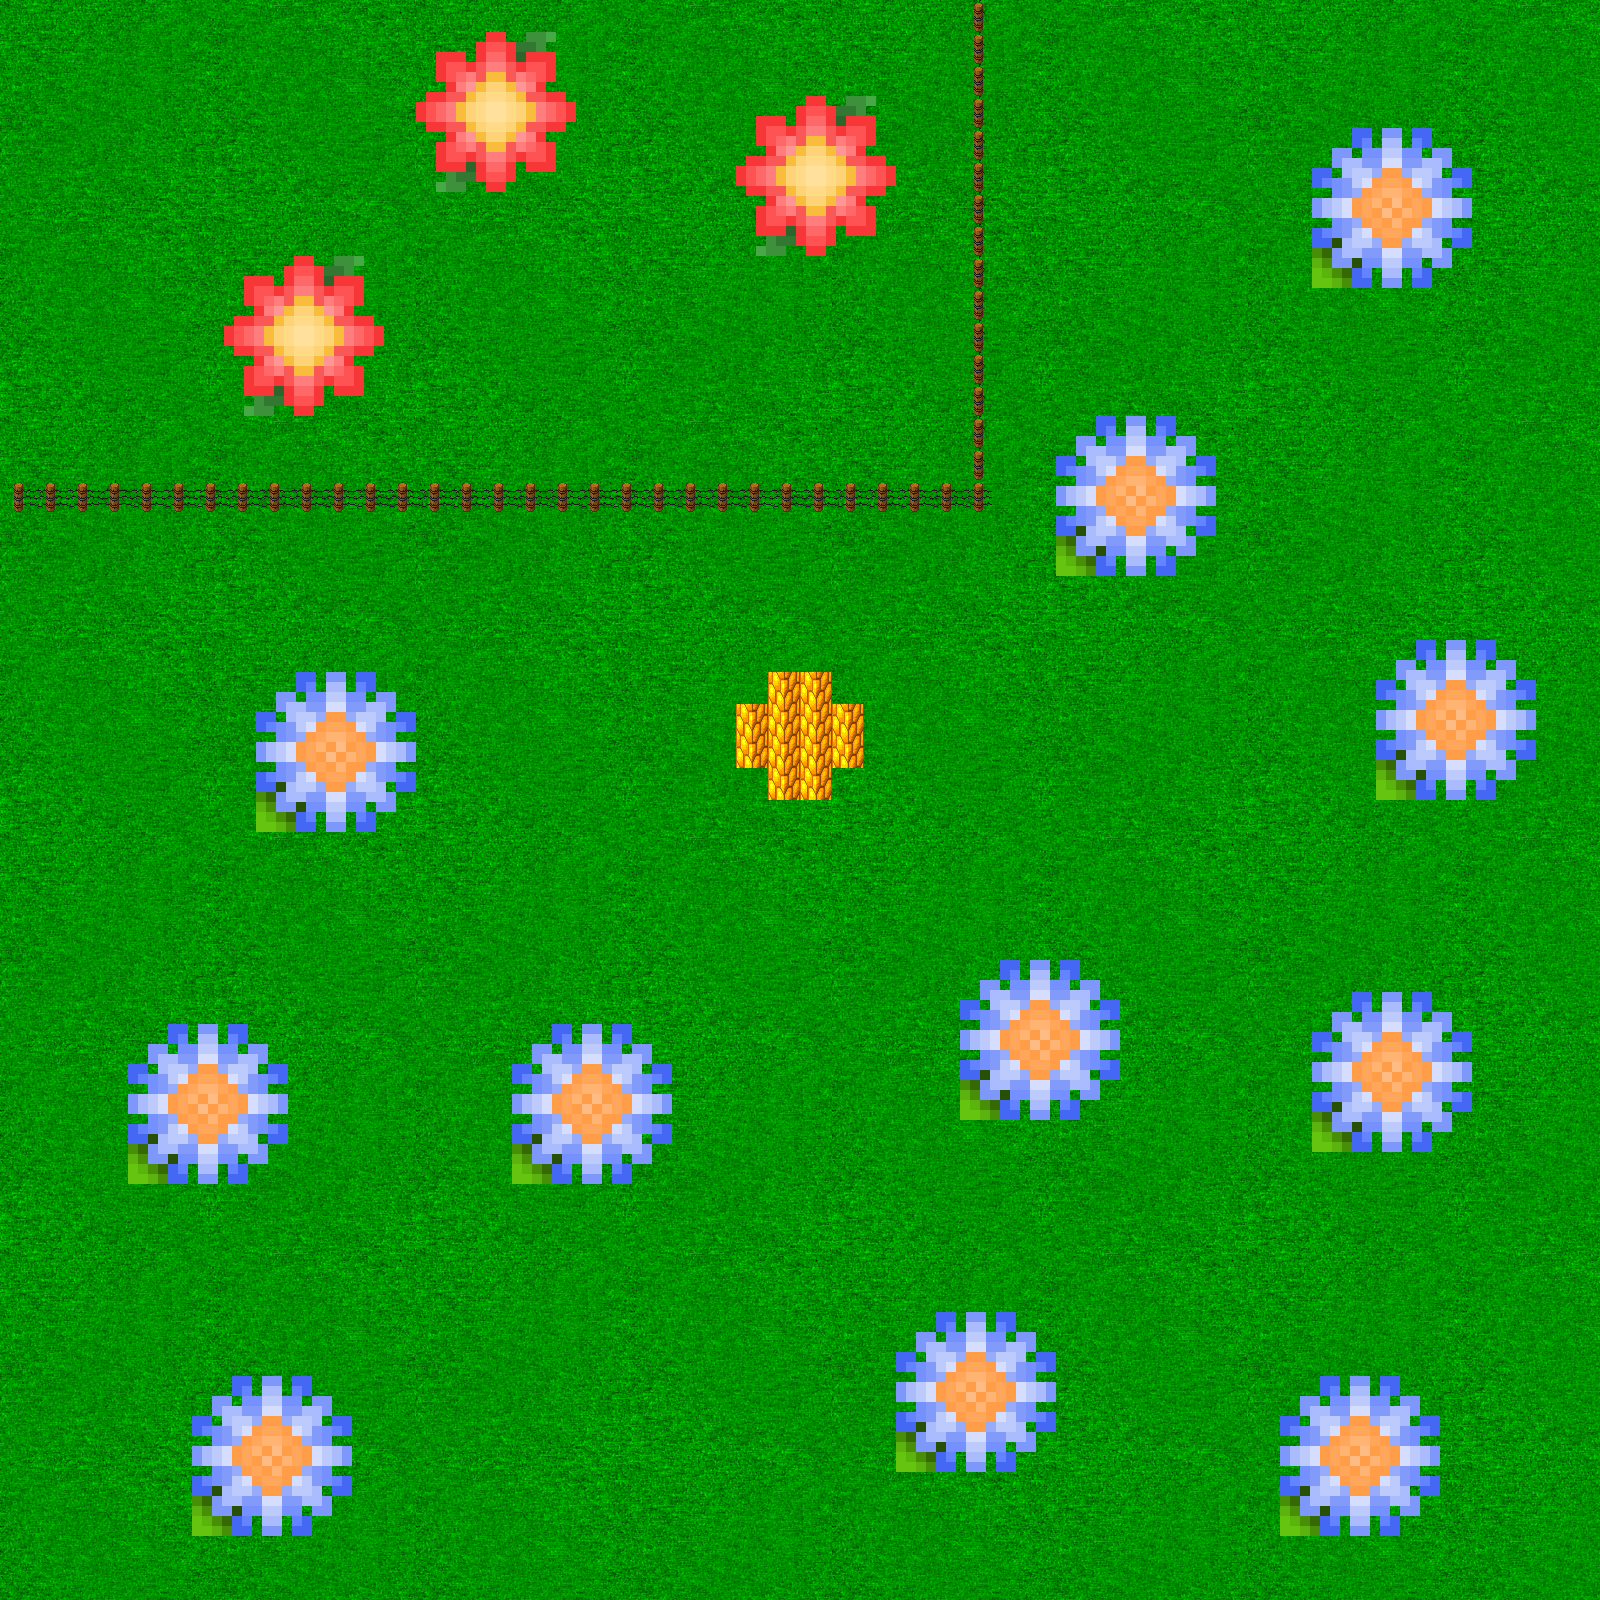

A 2D game scene composited from a Tiled map and its tileset images. What follows is a short description and the map's XML, with each tile layer's data collapsed to a summary:
An orthogonal 50x50 tile map with 32x32 px tiles, 3 tile layers (Tile Layer Back, Tile Layer Obj, Tile Layer Col), 5 tilesets and 16 objects (14x Flower, Hive, fence).

<map version="1.0" tiledversion="1.0.3" orientation="orthogonal" renderorder="right-down" width="50" height="50" tilewidth="32" tileheight="32" nextobjectid="30">
 <tileset firstgid="1" source="grass1.tsx" />
 <tileset firstgid="170" source="honey.tsx" />
 <tileset firstgid="290" source="blue.tsx" />
 <tileset firstgid="315" source="fence.tsx" />
 <tileset firstgid="330" source="red.tsx" />
 <layer name="Tile Layer Back" width="50" height="50">
  <data>[2500 cells, 2500 non-empty, 169 distinct tile ids]</data>
 </layer>
 <layer name="Tile Layer Obj" width="50" height="50">
  <data>[2500 cells, 362 non-empty, 51 distinct tile ids]</data>
 </layer>
 <layer name="Tile Layer Col" width="50" height="50">
  <data>[2500 cells, 46 non-empty, 4 distinct tile ids]</data>
 </layer>
 <objectgroup name="Object Layer 1">
  <object id="1" name="Hive" x="734" y="674" width="128" height="120">
   <ellipse />
  </object>
  <object id="8" name="Flower" x="1350" y="170" width="76" height="72">
   <ellipse />
  </object>
  <object id="10" name="Flower" x="1100" y="460" width="76" height="72">
   <ellipse />
  </object>
  <object id="11" name="Flower" x="1418" y="682" width="76" height="72">
   <ellipse />
  </object>
  <object id="12" name="Flower" x="1354" y="1036" width="76" height="72">
   <ellipse />
  </object>
  <object id="13" name="Flower" x="1000" y="1000" width="76" height="72">
   <ellipse />
  </object>
  <object id="14" name="Flower" x="1322" y="1420" width="76" height="72">
   <ellipse />
  </object>
  <object id="15" name="Flower" x="934" y="1354" width="76" height="72">
   <ellipse />
  </object>
  <object id="16" name="Flower" x="552" y="1068" width="76" height="72">
   <ellipse />
  </object>
  <object id="17" name="Flower" x="234" y="1420" width="76" height="72">
   <ellipse />
  </object>
  <object id="18" name="Flower" x="166" y="1066" width="76" height="72">
   <ellipse />
  </object>
  <object id="19" name="Flower" x="296" y="712" width="76" height="72">
   <ellipse />
  </object>
  <object id="20" name="Flower" x="266" y="298" width="76" height="72">
   <ellipse />
  </object>
  <object id="21" name="Flower" x="456" y="70" width="76" height="72">
   <ellipse />
  </object>
  <object id="22" name="Flower" x="778" y="138" width="76" height="72">
   <ellipse />
  </object>
  <object id="29" name="fence" x="2" y="494">
   <polyline points="0,0 974,-4 974,-488" />
  </object>
 </objectgroup>
</map>
